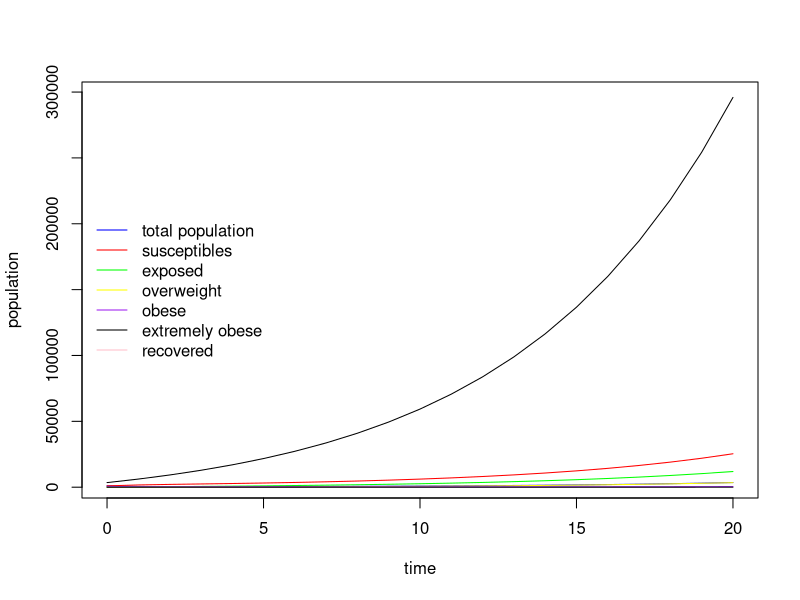

Recreate this plot in R.
library(deSolve)

IC <- c(
  N = 3490,
  S = 1000,
  E = 1000,
  I1 = 100,
  I2 = 50,
  I3 = 340,
  R = 0 #recovered must be 0 initially
) #Fill in the initial values

times = seq(0,20, 1) #Create a sequence of times

pars = c(
  a = 0.095,
  a1 = 0.065,
  a2 = 0.018,
  p = 0.4,
  mu = 0.05,
  z = 0.35,
  x = 0.25,
  e1 = 0.1,
  e2 = 0.25,
  k1 = 0.5,
  k2 = 0.75,
  #i directly changed 1-k to 0.5 in the equations above
  gamma = 0.6,
  alpha = 0.28,
  beta2 = 0.05,
  beta3 = 0.03,
  D = 0.005,
  D0 = 0.01,
  rho = 0.01,
  rho1 = 0.005
)

SIRODE <- function(t, vars, pars) {
  with(as.list(c(vars,pars)), { #This let's you use S, I, beta, and gamma directly 
    N = S + E+ I1 + I2 + I3 + R
    
    dSdt = (1 - p)*mu*N + (1-z)*mu*N + (1-x)*mu*N- D*S - ((e1 + k1)*I1*S)/N - ((e2 + k2)*I2*S)/N - alpha*S - gamma*S
    
    dEdt = p*mu*N + z*mu*N + x*mu*N - D*E - a*E + ((e1 + k1)*I1*S)/N +  ((e2 + k2)*I2*S)/N + (0.5)*R + alpha*S + gamma*S
    
    dI1dt = -D*I1 +  a*E - a1*I1 - (rho*I1*S)/N + beta2*I2
    
    dI2dt = -D0*I2 + a1*I1 - a2*I2 - beta2*I2 + beta3*I3
    
    dI3dt = -(D0*I3) + a2*I2 - beta3*I3
    
    dRdt = -(D*R) + (rho1*I1*S)/N - (0.5)*R
    list(c(N,dSdt,dEdt,dI1dt,dI2dt,dI3dt,dRdt))
  }) }
output <- lsoda(IC, times, SIRODE, pars) 
plot(output[,1],output[,2],type="l", xlab = "time", ylab="population")
lines(output[,1],output[,3],col="blue") #Infected
lines(output[,1],output[,4],col="red")
lines(output[,1],output[,5],col="green")
lines(output[,1],output[,6],col="yellow")
lines(output[,1],output[,7],col="purple")
lines(output[,1],output[,8],col="black")

legend("left", c("total population","susceptibles", "exposed", "overweight", "obese", "extremely obese", "recovered"),
       col = c("blue", "red", "green", "yellow", "purple", "black", "pink"), lty = 1, bty = "n")
